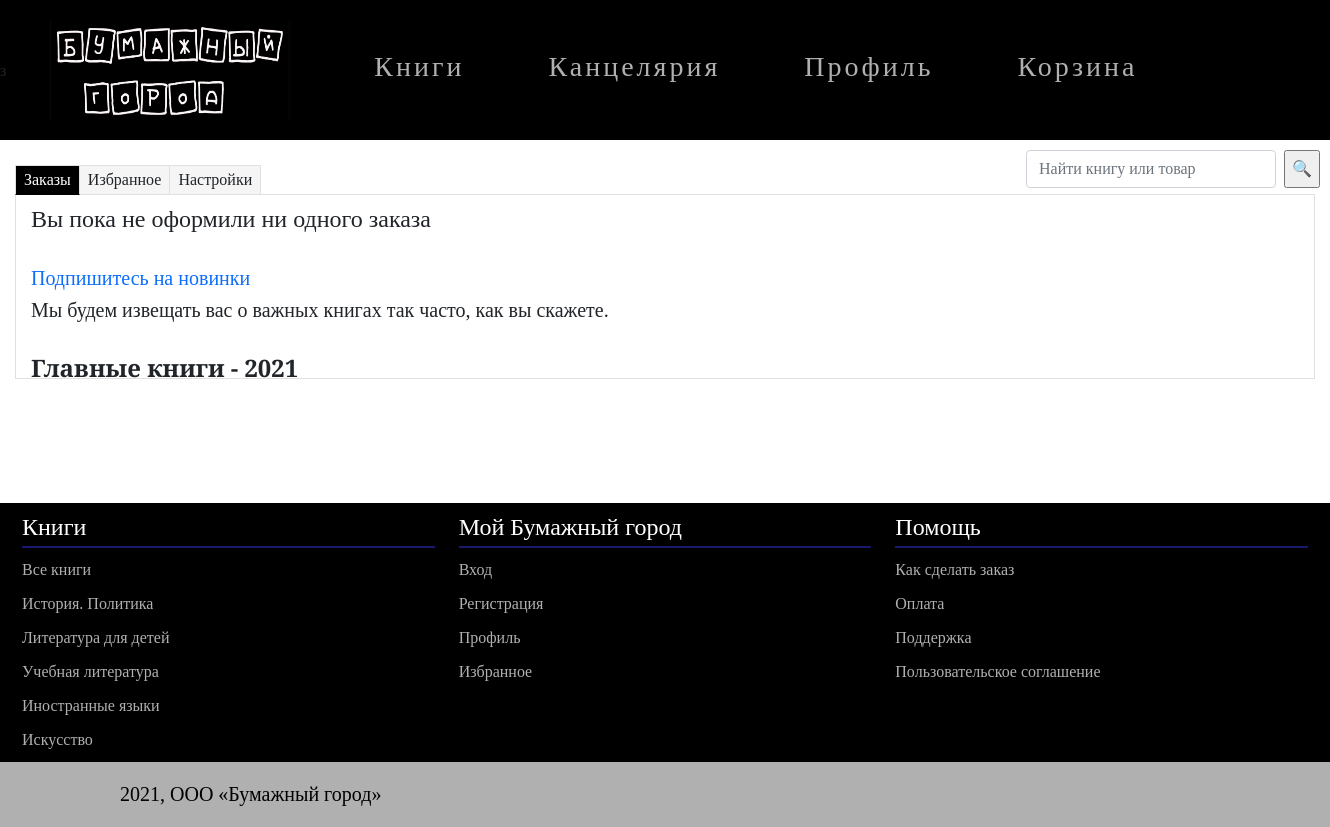
/accounts/profile/ (signed in), run on an earlier commit of the app's database.
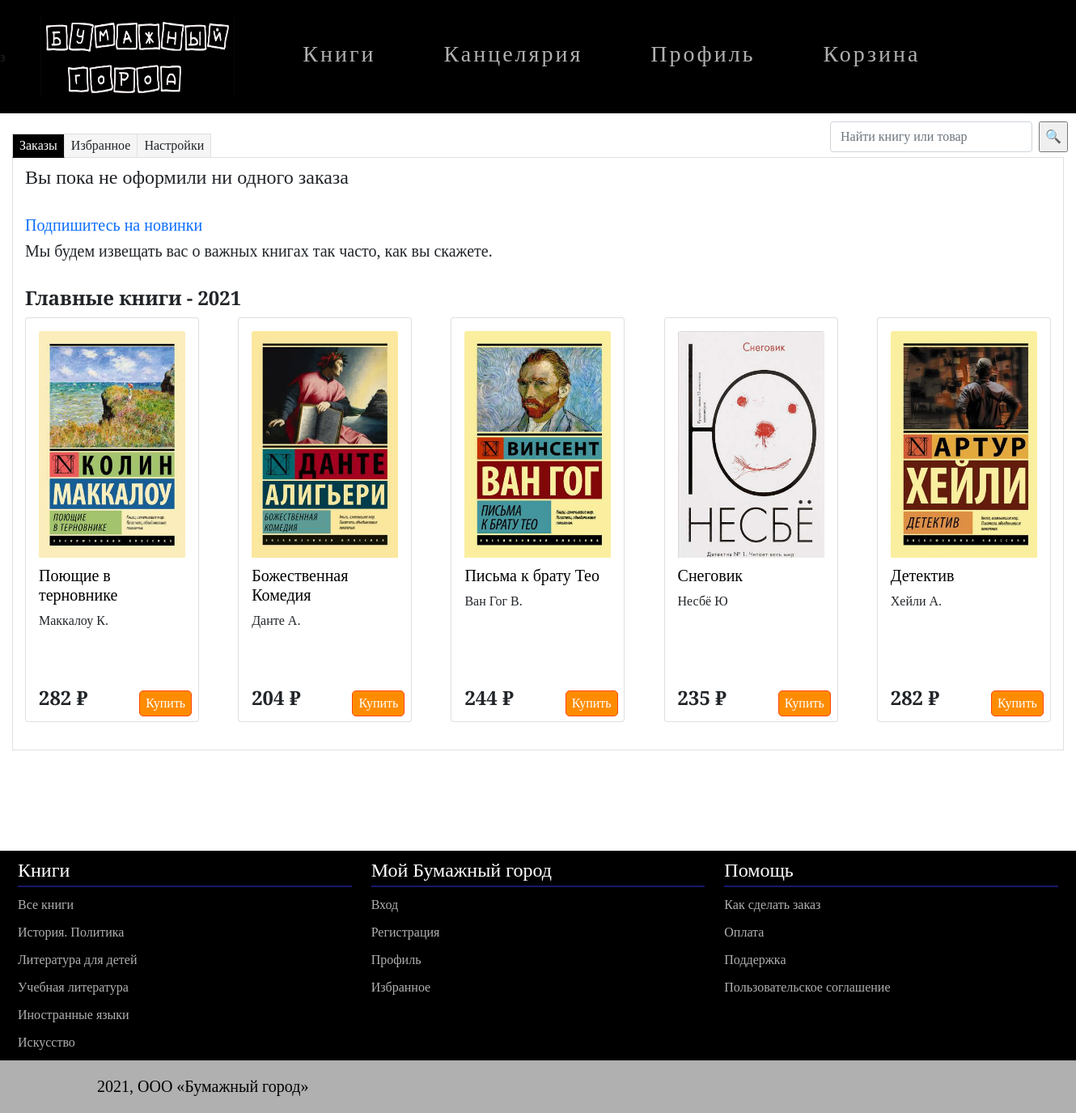
And on a later commit of the database.
### papercity_app/models.py (models this page shows, shortened)
class Books(models.Model):
    id = models.IntegerField
    title = models.CharField('Название', max_length=50)
    author = models.ManyToManyField(Author, verbose_name='автор')
    genre = models.ManyToManyField(Genre, verbose_name='жанр')
    description = models.TextField(max_length=3000)
    price = models.PositiveIntegerField('Стоимость', default=0)
    count = models.PositiveIntegerField('В наличии', default=1)
    photo = models.ImageField(upload_to="books/%Y/%m/%d/")
    category = models.ForeignKey(
        Category, verbose_name='Категория', on_delete=models.SET_NULL, null=True
    )
    url = models.SlugField(max_length=130, unique=True)
    class Meta:
        verbose_name = 'Книга'
        verbose_name_plural = 'Книги'

class Author(models.Model):
    name = models.CharField(max_length=100)
    class Meta:
        verbose_name = 'Автор'
        verbose_name_plural = 'Авторы'

### accounts/views.py (the view)
def edit(request):
    if request.method == 'POST':
        user_form = UserEditForm(instance=request.user, data=request.POST)
        if user_form.is_valid():
            user_form.save()
            return redirect("/accounts/profile/")
    else:
        user_form = UserEditForm(instance=request.user)
        return render(request,
                      'accounts/profile.html',
                      {'user_form': user_form})

### accounts/forms.py
class UserEditForm(forms.ModelForm):
    class Meta:
        model = User
        fields = ['username', 'email', 'first_name', 'last_name']

### papercity_app/templatetags/booktags.py (called while the page is built)
@register.inclusion_tag("papercity_app/tags/first_book.html")
def get_first_books():
    books = Books.objects.order_by("id")[:5]
    return {"first_books": books}

@register.inclusion_tag("papercity_app/tags/second_book.html")
def get_second_books():
    books = Books.objects.order_by("-id")[:5]
    return {"second_books": books}

### accounts/templates/accounts/profile.html (shortened to what this page needs)
{% extends 'papercity_app/layout.html' %}&nbsp;{% block content %}
<br>
<div class="container1">
<div class="tabs">
    <label for="tab-btn-1">Заказы</label>
    <label for="tab-btn-2">Избранное</label>
    <label for="tab-btn-3">Настройки</label>
    <div id="content-1">
      <h4>Вы пока не оформили ни одного заказа</h4>
    <br>
        <a href=""><h5>Подпишитесь на новинки</h5></a>
        <h5>Мы будем извещать вас о важных книгах так часто, как вы скажете.</h5>
    <br>
    <h4><b>Главные книги - 2021</b></h4>
 {% load booktags %}
        {% get_second_books %}
        <br>
    </div>
 {% load booktags %}
</div>
</div>
    <br>
{% endblock content %}

### papercity_app/templates/papercity_app/tags/second_book.html
    <div class="container1">
    <div class="row row-cols-1 row-cols-md-5 g-5">
    {% for books in second_books %}
   <div class="col">
    <div class="card" style="height: 500px; width: 215px">
      <div class="card-body">
        <img src="{{books.photo.url}}" class="card-img-top" height="280" width="200" alt="...">
          <a href="/{{ books.url }} " class="card-title"><h5>{{books.title}}</h5></a>
        <p class="card-text">
          {% for author in books.author.all %}
          {{author.name}}
          {% endfor %}
        </p>
        <div class="card_footer">
          <div class="row row-cols-2">
            <div class="col">
              <h4><b>{{books.price}} ₽</b></h4>
            </div>
            <div class="col">
              <button style="margin-left: 25px;color: white;">Купить</button>
            </div>
          </div>
        </div>
      </div>
    </div>
  </div>
    {% endfor %}
  </div>
  </div>

What changed in the data, as far as the page shows it:
added Books: photo (picture), title "Поющие в терновнике", price "282"
added Author: name "Маккалоу К.", shown under "Поющие в терновнике"
added Books: photo (picture), title "Божественная Комедия", price "204"
added Author: name "Данте А.", shown under "Божественная Комедия"
added Books: photo (picture), title "Письма к брату Тео", price "244"
added Author: name "Ван Гог В.", shown under "Письма к брату Тео"
added Books: photo (picture), title "Снеговик", price "235"
added Author: name "Несбё Ю", shown under "Снеговик"
added Books: photo (picture), title "Детектив", price "282"
added Author: name "Хейли А.", shown under "Детектив"
